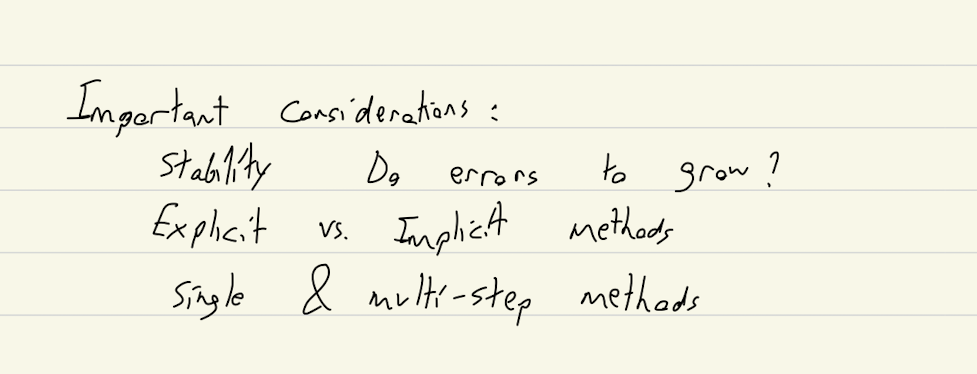
#> input picture data/small2.png, 977 x 374 px, found by its file name
$ jupyter execute --allow-errors Cairo_Geniza_Digitization_1.ipynb   (shell and % lines are left out)
#> lines starting #> are read from the running program, lines starting #| are printed output that depends on the picture; after the words box and inside, x2 and y2 are one past the last pixel; in counts of white or black regions, pixels touching at a corner belong together
**OCR Digitizer**

# refer back to these for predicions
- [sas2412_ADL_hw2_1.ipynb](https://colab.research.google.com/drive/14vNo8WBIDMAQ9InRQUTtCMVuEmzJTuv2)

- [sas2412_ADL_hw4.ipynb](https://colab.research.google.com/drive/1x46w0H4u6TuSaz2BmYMao-wxtOy8gLu3#scrollTo=7UjofD4EQSiM)

The goal of this project is to automate the digitization of Cairo Geniza

[cell 1]
import tensorflow as tf
print(tf.__version__)

from tensorflow.keras import layers
from tensorflow.keras import Model
from tensorflow.keras import metrics
from tensorflow import keras
from tensorflow.keras.preprocessing.image import ImageDataGenerator


import matplotlib.pyplot as plt
import pandas as pd
import csv
from datetime import datetime


import cv2
import imutils

import numpy as np
import pathlib
import os

[cell 2]
# !unzip "archive.zip"

[cell 3]
idx_to_letter = {(i-ord("א")):chr(i) for i in range(ord('א'), ord("ת")+1)}

[cell 4]
# [9 lines of commented-out code are left out]

[cell 5]
# Your code here
# [17 lines left out: function csv_to_data_and_label, not called in this run]

# labels, imgs = csv_to_data_and_label('archive/A_Z Handwritten Data.csv')

[cell 6]
# [17 lines left out: functions get_label, load_glyph_img, not called in this run]

def load_glyphs(path):

  imgs = []
  labels = []
  for path_name in  os.listdir(path):
    if 'png' in path_name:
      img = load_glyph_img(path+path_name)
      label = get_label(path_name, offset=ord('א'))

      imgs.append(img)
      labels.append(label)

  imgs = np.array(imgs)
  labels = np.array(labels)

  return labels, imgs


#> (the rest of this cell did not finish here and is left out)

[cell 7]
from sklearn.model_selection import train_test_split
#> (the rest of this cell did not finish here and is left out)

#> (a cell that did not finish here is left out)

# Create and train model

[cell 9]
# [25 lines of commented-out code are left out]

#> (a cell that did not finish here is left out)

#> (a cell that did not finish here is left out)

#> (a cell that did not finish here is left out)

[cell 13]
# !rm -rf enlish_test_imgs

[cell 14]
base_dir = 'enlish_test_imgs/'
data_root = pathlib.Path(base_dir)
all_image_paths = list(data_root.glob('*'))
all_image_paths = [str(path) for path in all_image_paths if path.name[0]!='.']
all_image_paths

[cell 15]
base_dir = 'enlish_test_imgs/'
data_root = pathlib.Path(base_dir)
all_image_paths = list(data_root.glob('*'))
all_image_paths = [str(path) for path in all_image_paths if path.name[0]!='.']

IMG_SIZE = 28

# [10 lines left out: function load_and_preprocess_image, not called in this run]

#> (the rest of this cell did not finish here and is left out)

[cell 16]
# test_imgs[0]

[cell 17]
all_image_paths

[cell 18]
for img in all_image_paths:

  img = load_and_preprocess_image(img)
  plt.imshow(img, plt.get_cmap('gray'))
  plt.show()

  img = tf.expand_dims(img, axis=0) # add 1

  pred = model.predict(img)
  pred_idx = np.argmax(pred, axis=1)[0]
  print("Prediction:  ", idx_to_letter[pred_idx], np.max(pred))

[cell 19]
idx_to_letter

[cell 20]
# TODO
# - maybe add data augmentation

[cell 21]
import cv2
import imutils

# https://stackoverflow.com/questions/23506105/extracting-text-opencvz

# img2 = cv2.imread("/content/Screen Shot 2022-04-10 at 4.05.33 PM.png")
img2 = cv2.imread("small2.png")
#> img2 is the input picture: shape (374, 977, 3); mean B, G, R 227, 241.5, 242.4

img_gray = cv2.cvtColor(img2, cv2.COLOR_BGR2GRAY)
img_blur = cv2.GaussianBlur(img_gray, (5, 5), 0)

# not used with canny filter
# (thresh, img_bw) = cv2.threshold(img_blur, 0, 255, cv2.THRESH_BINARY | cv2.THRESH_OTSU)
# print(thresh)

canny_ratio = 1
canny_threshold = 100
upper_canny_threshold = canny_threshold*canny_ratio
img_canny = cv2.Canny(img_blur, canny_threshold, upper_canny_threshold)
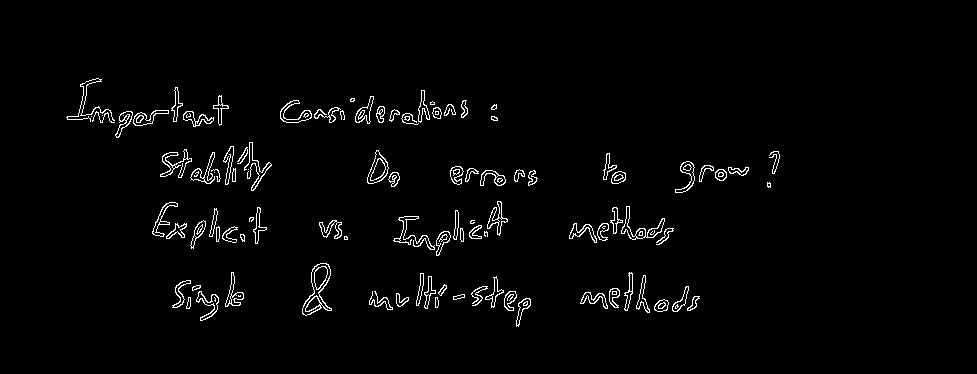
#> img_canny: shape (374, 977); 2.1% white in thin lines or dots, all inside (x1, y1, x2, y2) = (66, 78, 780, 327)

# out = cv2.findContours(img_canny, cv2.RETR_TREE, cv2.CHAIN_APPROX_SIMPLE)
out = cv2.findContours(img_canny, cv2.RETR_EXTERNAL, cv2.CHAIN_APPROX_NONE)
#> out = 97 contours, 23 with area under 20; largest, box (x1, y1, x2, y2) and area: (302, 263, 332, 316) 752, (367, 150, 389, 184) 409, (621, 206, 665, 240) 350, (280, 100, 312, 123) 240, (133, 110, 169, 126) 230


plt.figure(figsize=(12,12))
plt.imshow(img_canny)

[cell 22]
img2 = cv2.imread("small2.png")

img_gray = cv2.cvtColor(img2, cv2.COLOR_BGR2GRAY)
img_blur = cv2.GaussianBlur(img_gray, (5, 5), 0)

# kernel = cv2.getStructuringElement(cv2.MORPH_ELLIPSE, (3, 3))
# grad = cv2.morphologyEx(img_blur, cv2.MORPH_GRADIENT, kernel)

# not used with canny filter
# (thresh, img_bw) = cv2.threshold(grad, 0, 255, cv2.THRESH_BINARY | cv2.THRESH_OTSU)
# print(thresh)

canny_ratio = 4
canny_threshold = 100
upper_canny_threshold = canny_threshold*canny_ratio
img_canny = cv2.Canny(img_blur, canny_threshold, upper_canny_threshold)


# kernel = cv2.getStructuringElement(cv2.MORPH_RECT, (11, 1))
# connected = cv2.morphologyEx(img_canny, cv2.MORPH_CLOSE, kernel)

out = cv2.findContours(img_canny, cv2.RETR_EXTERNAL, cv2.CHAIN_APPROX_NONE)
#> out = 94 contours, 20 with area under 20; largest, box (x1, y1, x2, y2) and area: (302, 263, 332, 316) 752, (367, 150, 389, 184) 409, (621, 206, 665, 240) 350, (280, 100, 312, 123) 240, (133, 110, 169, 126) 230

bound_box_img = np.zeros(img2.shape)


for i in range(len(out[0])):
  # contr_img = img2.copy()
  x, y, w, h = cv2.boundingRect(out[0][i])

  # # cv2.putText(bound_box_img, "Rectangle", (x, y - 10), cv2.FONT_HERSHEY_SIMPLEX,
  # #             0.5, (0, 255, 255), 2)
  cv2.drawContours(bound_box_img, out[0][i], -1, (255, 0, 0), 2)
  cv2.rectangle(bound_box_img,(x,y),(x+w,y+h),(0,255,0),2)
#> this loop made 94 passes
#> (x, y, w, h) on passes 1 to 12: (654, 299, 15, 13), (516, 298, 15, 29), (435, 297, 4, 11), (186, 297, 5, 12), (687, 296, 13, 15), (453, 294, 12, 6), (396, 293, 13, 14), (580, 292, 28, 17), (504, 291, 13, 20), (369, 291, 24, 19), (196, 291, 23, 30), (609, 288, 11, 20)
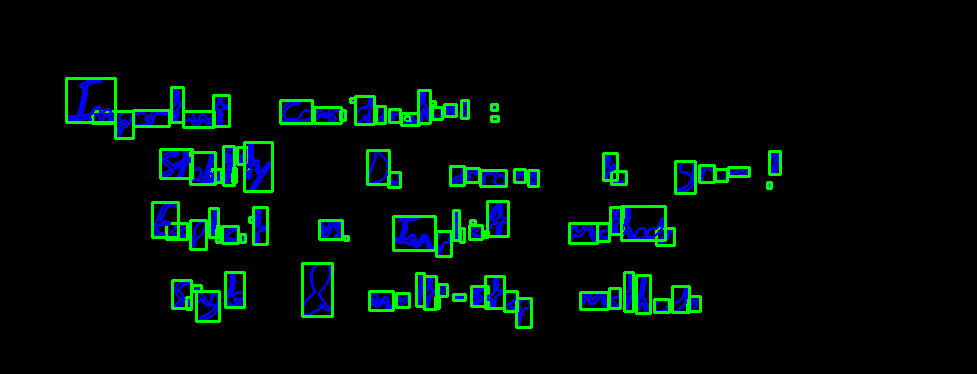
#> bound_box_img: shape (374, 977, 3) float64; mean of channels 0, 1, 2 8.2, 12.5, 0; drawn as B, G, R

plt.figure(figsize=(15,15))
plt.imshow(bound_box_img)
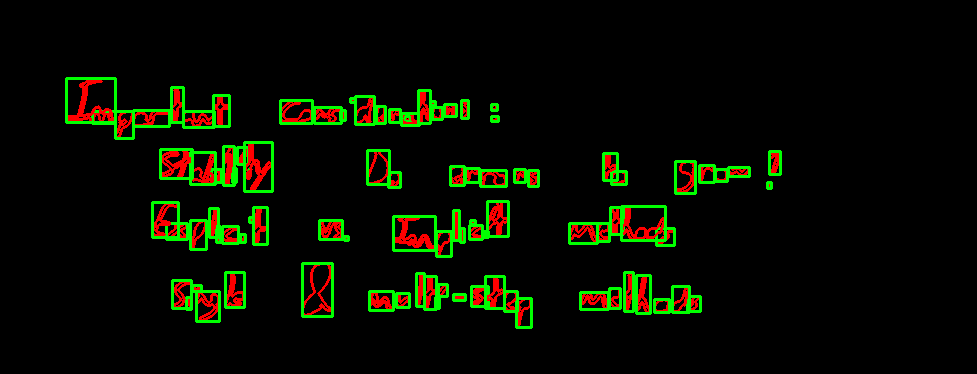
#> shown: shape (374, 977, 3) float64; mean R, G, B 0.032, 0.049, 0

[cell 23]
def get_words_by_line(cv2_img, english=True):
  canny_ratio = 4
  canny_threshold = 50
  upper_canny_threshold = canny_threshold*canny_ratio
  img_canny = cv2.Canny(cv2_img, canny_threshold, upper_canny_threshold)

  kernel = cv2.getStructuringElement(cv2.MORPH_RECT, (11, 1))
  connected = cv2.morphologyEx(img_canny, cv2.MORPH_CLOSE, kernel)


  cntrs, hierarchy = cv2.findContours(connected, cv2.RETR_EXTERNAL, cv2.CHAIN_APPROX_NONE)

  cntrs, median_h = remove_non_words_or_chars(cntrs)

  cntrs_by_line = sort_contrs_by_line(cntrs, english=english)
  return cntrs_by_line

# [17 lines left out: function get_chars_from_word_comps, not called in this run]

def get_chars_from_word(bound_rect_of_word, img_blur_bw, im_src_bw, english=True, show_bound_rects_chars=False):
  x, y, w, h = bound_rect_of_word
  word_img = img_blur_bw[y:y+h, x:x+w]
  img_h, img_w = img_blur_bw.shape
  char_imgs_out = [word_img]

  bound_rects_chars_word, cntrs = get_chars_from_word_comps(word_img, english=english)

  if show_bound_rects_chars:
    show_bounds_rects_by_char(word_img, bound_rects_chars_word)

  for i in range(len(bound_rects_chars_word)):
    bound_rects_chars_word[i][0] += x
    bound_rects_chars_word[i][1] += y
    bound_rects_chars_word[i] = pad_char(bound_rects_chars_word[i], img_h, img_w, 1)

  for x1,y1,w1,h1 in bound_rects_chars_word:
    char_img = im_src_bw[y1:y1+h1, x1:x1+w1]
    char_img = resize_char(char_img)
    char_img = reshape_char_square(char_img)
    char_imgs_out.append(char_img)

  return char_imgs_out, bound_rects_chars_word

def pad_char(bound_rects_by_word, img_h, img_w, pad_amnt=3):
  x, y, w, h = bound_rects_by_word
  x = max(0, x-pad_amnt)
  y = max(0, y-pad_amnt)
  w = min(img_w, w+pad_amnt)
  h = min(img_h, h+pad_amnt)
  return x, y, w, h

# [14 lines left out: function predict_char, not called in this run]

def preprocess_img_cv2(img_path, bw=False, thresh_level=55, no_blur=False):
  # read, gray and blur image
  cv2_img = cv2.imread(img_path)
  img_out = cv2.cvtColor(cv2_img, cv2.COLOR_BGR2GRAY) # gray

  if bw:
    _ , img_out = cv2.threshold(img_out, thresh_level, 255, cv2.THRESH_BINARY | cv2.THRESH_OTSU)

  if not no_blur:
    img_out = cv2.GaussianBlur(img_out, (5, 5), 1)

  return img_out

def resize_char(char_img):
  char_h, char_w = char_img.shape
  if char_h > char_w:
    char_img = imutils.resize(char_img, height=28)
  else:
    char_img = imutils.resize(char_img, width=28)

  return char_img

def reshape_char_square(char_img):

  char_h, char_w = char_img.shape
  char_img = char_img.astype('float64')
  char_img /= 255.0  # normalize pixels to 0,1
  char_img = 1-char_img # invert colors
  rw_start = (28-char_h)//2
  cl_start = (28-char_w)//2

  square_char_img = np.zeros((28, 28))
  square_char_img[rw_start:(rw_start+char_h), cl_start:(cl_start+char_w)] =  char_img
  return square_char_img

def remove_non_words_or_chars(cntrs, h_multiple=.3):
  if len(cntrs)==0:
    return [], 0
  # removes small cntrs
  bound_rects = np.array([cv2.boundingRect(cntr) for cntr in cntrs])
  # w_thresh = .3*np.median(bound_rects[:,2])
  med_h = np.median(bound_rects[:,3])
  h_thresh = h_multiple*med_h
  h_max = 10*med_h
  filter_cntrs = []

  for i in range(len(bound_rects)):
    x, y, w, h = bound_rects[i]
    if w > 5  and h > h_thresh and h < h_max:
      filter_cntrs.append(cntrs[i])

  return filter_cntrs, med_h

def sort_contrs_lr(bound_rects, english=True):

  if len(bound_rects)<2:
    return bound_rects

  bound_rects = sorted(bound_rects, key=lambda x: x[0], reverse=(not english))

  return bound_rects


def sort_contrs_by_line(cntrs, english=True):
  bound_rects = np.array([cv2.boundingRect(cntr) for cntr in cntrs])
  median_h = np.median(bound_rects[:,3])
  line_h_offset = 2*median_h
  bound_rects = sorted(bound_rects, key=lambda x: x[1])
  curr_line_h = line_h_offset
  curr_line = 0
  bound_rects_by_line = [[]]

  for i in range(len(bound_rects)):
    if bound_rects[i][1] < curr_line_h: # bound_rects[i][1] == y

      bound_rects_by_line[curr_line].append(bound_rects[i])

    else:
      # create new line
      bound_rects_by_line.append([])
      curr_line_h += line_h_offset
      curr_line += 1
      bound_rects_by_line[curr_line].append(bound_rects[i])


  for i in range(len(bound_rects_by_line)):
    bound_rects_by_line[i] = sort_contrs_lr(bound_rects_by_line[i], english)

  return  bound_rects_by_line


def show_bounds_rects_by_char(word_img, bound_rects_chars_word):
  # warning: need to fix function to account for padding
  # print("warning: need to fix function to account for padding")
  bound_box_img = word_img.copy()

  for i in range(len(bound_rects_chars_word)):

    x2, y2, w2, h2 =  bound_rects_chars_word[i]
    # cv2.drawContours(out_img, cntrs[i], -1, (255, 0, 0), 2)
    cv2.rectangle(bound_box_img, (x2,y2),(x2+w2,y2+h2),(0,255, 0),2)

  plt.figure(figsize=(10,5))
  plt.imshow(bound_box_img)

# [9 lines left out: function show_char_imgs, not called in this run]

def show_bounds_rects_by_word(bound_rects_by_line,img_blur):
  # bound_box_img = np.zeros((*img_blur.shape,3))
  bound_box_img = img_blur.copy()


  i = 1
  for row in range(len(bound_rects_by_line)):
    for word_i in range(len(bound_rects_by_line[row])):

      x, y, w, h =  bound_rects_by_line[row][word_i]

      cv2.putText(bound_box_img, f"{i}", (x, y - 10), cv2.FONT_HERSHEY_SIMPLEX,
                  1, (0, 255, 255), 2)
      cv2.rectangle(bound_box_img,(x,y),(x+w,y+h),(0,255,0),2)
      i+=1

  plt.figure(figsize=(15,15))
  plt.imshow(bound_box_img)

[cell 24]
img_path = "ancient_img1.jpeg"
# img_path = "ancient_img2.png"
# img_path = "ancient_img4.jpeg"


img_blur = preprocess_img_cv2(img_path) # for lines and words
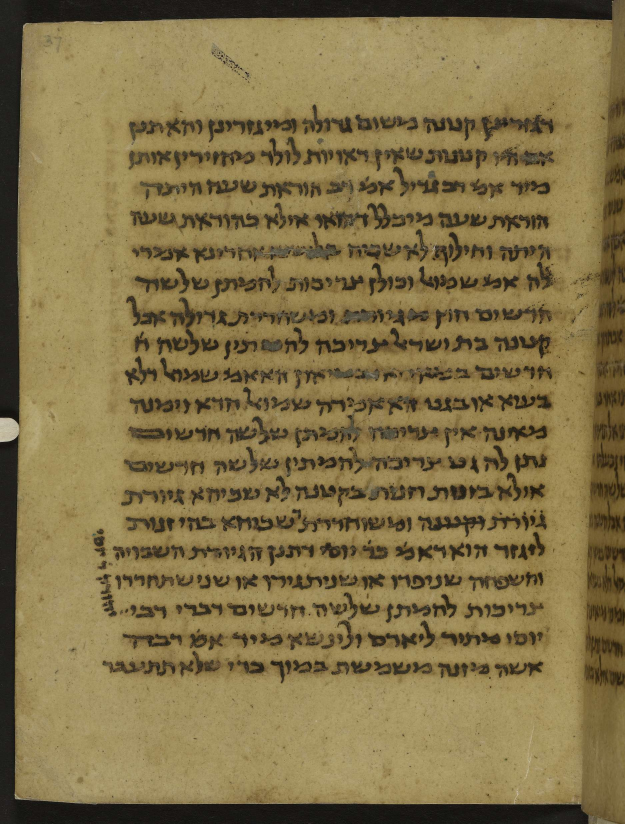
#> input picture data/ancient_img1.jpeg, 1875 x 2471 px, found by its file name (shown at 1/3 size)
#> in preprocess_img_cv2, cv2_img is the input picture: shape (2471, 1875, 3); mean B, G, R 73.2, 115.5, 131.7
img_blur_bw = preprocess_img_cv2(img_path, bw=True, thresh_level=55) # for chars
#> call 2 of preprocess_img_cv2, with img_path = 'ancient_img1.jpeg', bw = True, thresh_level = 55, no_blur = False
#> in preprocess_img_cv2 (call 2), `_ , img_out = cv2.threshold(img_out, thresh_level, 255, cv2.THRESH_BIN..`:
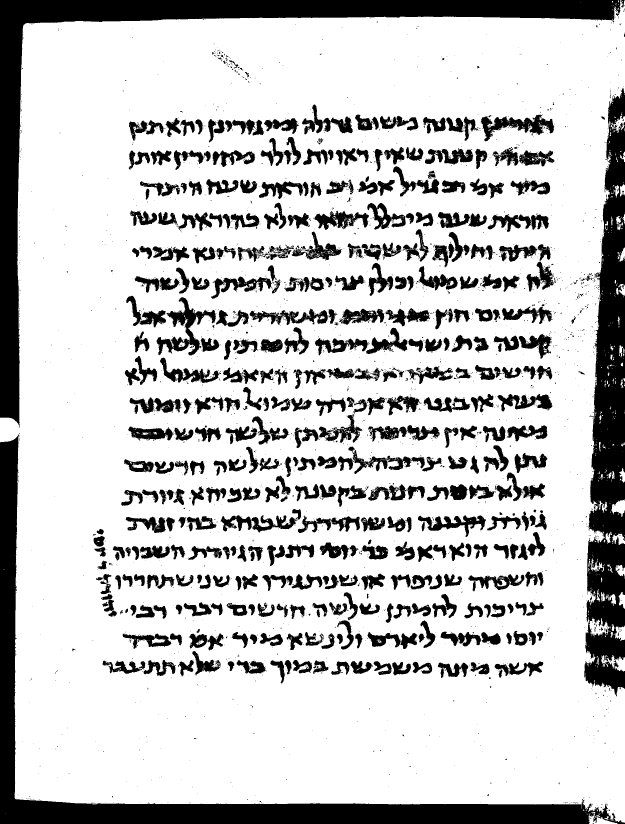
#> img_out: shape (2471, 1875) (shown at 1/3 size); 78% white; 3708 black regions (3246 under 20 px), largest, box (x1, y1, x2, y2) and area: (0, 0, 1862, 1284) 174326, (0, 1300, 1875, 2471) 159670, (1753, 263, 1875, 2090) 134939
img_src_bw = preprocess_img_cv2(img_path, no_blur=True) # for char_img
img_raw = cv2.imread(img_path)

bound_rects_by_line =  get_words_by_line(img_blur, english=False)
#> in get_words_by_line, `img_canny = cv2.Canny(cv2_img, canny_threshold, upper_canny_threshold)`: img_canny: shape (2471, 1875); 2.8% white in thin lines or dots
#> in get_words_by_line, `connected = cv2.morphologyEx(img_canny, cv2.MORPH_CLOSE, kernel)`:
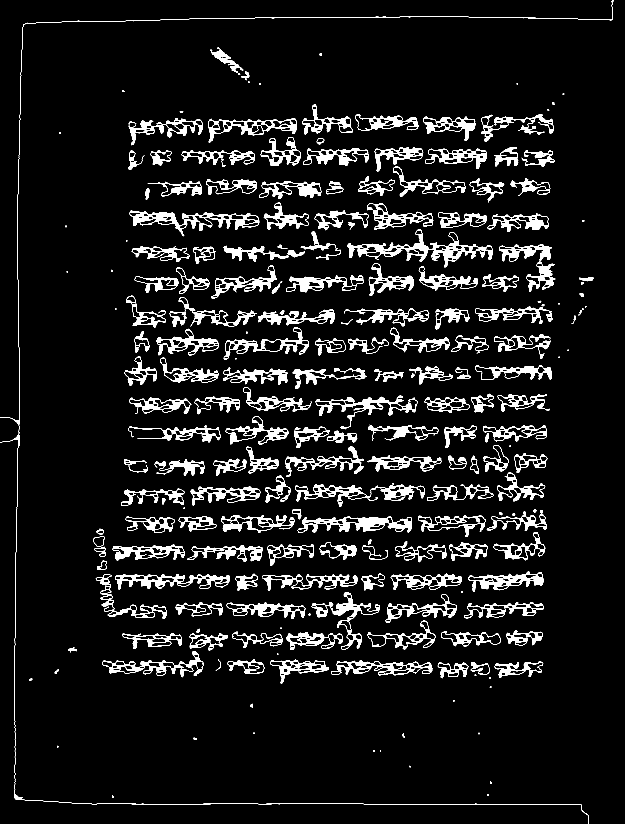
#> connected: shape (2471, 1875) (shown at 1/3 size); 7.3% white; 229 white regions (29 under 20 px)
#> in get_words_by_line, `cntrs, hierarchy = cv2.findContours(connected, cv2.RETR_EXTERNAL, cv2...`: cntrs = 228 contours, 44 with area under 20; largest, box (x1, y1, x2, y2) and area: (1042, 687, 1478, 803) 12327, (388, 632, 778, 709) 10988, (885, 1452, 1274, 1521) 9084, (893, 1548, 1236, 1599) 8565, (625, 355, 890, 428) 8360
#> in remove_non_words_or_chars, `bound_rects = np.array([cv2.boundingRect(cntr) for cntr in cntrs])`: bound_rects = 228 rows, first 6: [336, 2387, 4, 7], [1462, 2382, 5, 6], [1470, 2343, 5, 9], [1228, 2297, 4, 5], [1119, 2251, 6, 5], [1140, 2250, 3, 4]
#> in remove_non_words_or_chars, `med_h = np.median(bound_rects[:,3])`: med_h = 48
#> in remove_non_words_or_chars, `h_thresh = h_multiple*med_h`: h_thresh = 14.4
#> in remove_non_words_or_chars, `h_max = 10*med_h`: h_max = 480
#> the loop in remove_non_words_or_chars, `for i in range(len(bound_rects)):` made 228 passes
#> after the loop in remove_non_words_or_chars, `for i in range(len(bound_rects)):`: filter_cntrs = 162 contours, 2 with area under 20; largest, box (x1, y1, x2, y2) and area: (1042, 687, 1478, 803) 12327, (388, 632, 778, 709) 10988, (885, 1452, 1274, 1521) 9084, (893, 1548, 1236, 1599) 8565, (625, 355, 890, 428) 8360
#> in get_words_by_line, `cntrs, median_h = remove_non_words_or_chars(cntrs)`: cntrs has the same summary as filter_cntrs in remove_non_words_or_chars; median_h = 48
#> in sort_contrs_by_line, `bound_rects = np.array([cv2.boundingRect(cntr) for cntr in cntrs])`: bound_rects = 162 rows, first 6: [164, 2007, 13, 15], [1313, 1988, 92, 47], [1412, 1986, 57, 37], [1483, 1984, 147, 50], [993, 1982, 304, 44], [811, 1979, 175, 72]
#> in sort_contrs_by_line, `median_h = np.median(bound_rects[:,3])`: median_h = 52
#> in sort_contrs_by_line, `line_h_offset = 2*median_h`: line_h_offset = 104
#> in sort_contrs_by_line, `bound_rects = sorted(bound_rects, key=lambda x: x[1])`: bound_rects = 162 items, first 6: [632, 142, 98, 77], [724, 215, 24, 19], [906, 313, 152, 90], [1065, 343, 190, 49], [1443, 344, 218, 80], [1269, 350, 157, 72]
#> in sort_contrs_by_line, `curr_line_h = line_h_offset`: curr_line_h = 104
#> the loop in sort_contrs_by_line, `for i in range(len(bound_rects)):` made 162 passes
#> curr_line_h on passes 1, 2, 3, 11, 20, 30, 37, 51, 60, 72, 80, 87: 208, 312, 416, 520, 624, 728, 832, 936, 1040, 1144, 1248, 1352
#> after the loop in sort_contrs_by_line, `for i in range(len(bound_rects)):`: bound_rects_by_line = 20 items; curr_line = 19; curr_line_h = 2080
#> the loop in sort_contrs_by_line, `for i in range(len(bound_rects_by_line)):` made 20 passes

show_bounds_rects_by_word(bound_rects_by_line, img_blur)
#> the loop in show_bounds_rects_by_word, `for row in range(len(bound_rects_by_line)):` made 20 passes
#> after the loop in show_bounds_rects_by_word, `for row in range(len(bound_rects_by_line)):`:
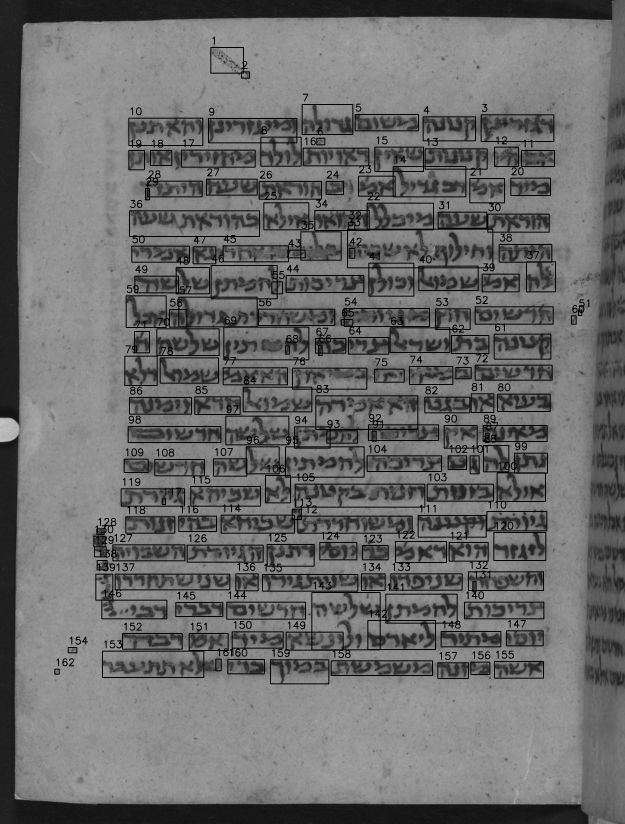
#> bound_box_img: shape (2471, 1875) (shown at 1/3 size); min 0, max 199, mean 109

# below for debbugging (less dilation)

[cell 25]
def get_chars_from_word_comps(cv2_word_img, english=True):

  kernel = cv2.getStructuringElement(cv2.MORPH_RECT, (1,4))
  connected = cv2.dilate(cv2_word_img, kernel, iterations=1)
  plt.imshow(connected)
  plt.show()
  canny_ratio = 4
  canny_threshold = 50
  upper_canny_threshold = canny_threshold*canny_ratio
  img_canny = cv2.Canny(connected, canny_threshold, upper_canny_threshold)
  plt.imshow(img_canny)
  plt.show()
  cntrs, hierarchy = cv2.findContours(img_canny, cv2.RETR_EXTERNAL, cv2.CHAIN_APPROX_NONE)
  cntrs, median_h = remove_non_words_or_chars(cntrs, .4)
  bound_rects = np.array([cv2.boundingRect(cntr) for cntr in cntrs])

  bound_rects = sort_contrs_lr(bound_rects, english)

  return bound_rects, cntrs

[cell 26]
page_output = []
i = 0
#> (the rest of this cell did not finish here and is left out)

[cell 27]
page_output[0]
#> Out = ''
